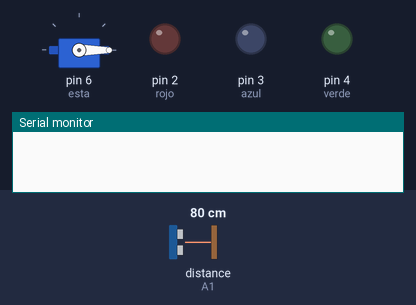
Bench run of a sketch on a simulated Arduino Uno, built with avr-gcc and run on an emulated ATmega328P. Shown: servo, output pins drawn as LEDs (lit = HIGH), the last lines printed to the serial monitor. Inputs (shaded band) come from the test bench; at power-on: distance to the obstacle (sensor on A1) 80 cm. The echo pulse lasts 58.3 µs per cm; pins used as bus, display or sensor lines are not drawn.

Above: at 1.2 s.
1.3 s: distance to the obstacle (sensor on A1) set to 30 cm
At 4.6 s:
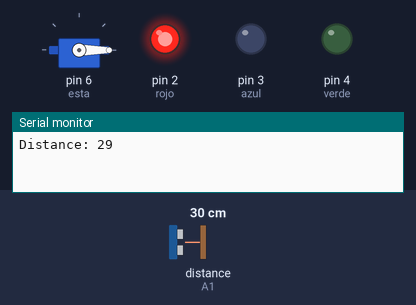
5.5 s: distance to the obstacle (sensor on A1) set to 25 cm
At 24.7 s:
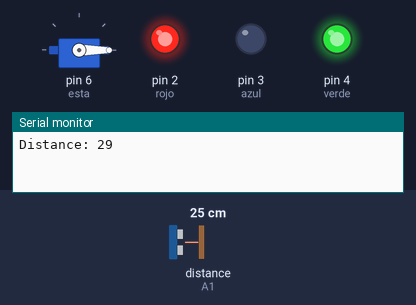
Timing chart, 0 to 45.5 s (numbered marks = the images above; inputs shaded):
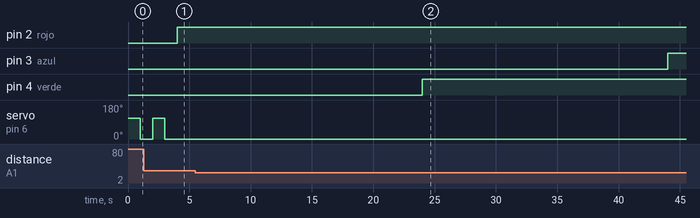

The sketch:

diego_proyecto.ino
```cpp
#include <Servo.h>
Servo esta;
// defines pins numbers
const int trigPin = 1;
const int echoPin = A1;

// defines variables
long duration;
int distance;

int rojo = 2;
int azul = 3;
int verde = 4;
int A = 13;

void setup() {
pinMode(trigPin, OUTPUT); // Sets the trigPin as an Output
pinMode(echoPin, INPUT); // Sets the echoPin as an Input
pinMode(rojo,OUTPUT);
pinMode(azul,OUTPUT);
pinMode(verde,OUTPUT);
esta.attach(6);
Serial.begin(9600); // Starts the serial communication
digitalWrite(13, HIGH);
}

void loop() {
  esta.write(110);
delay(1000);
esta.write(0);
delay(1000);
// Clears the trigPin
digitalWrite(trigPin, LOW);
delayMicroseconds(2);

// Sets the trigPin on HIGH state for 10 micro seconds
digitalWrite(trigPin, HIGH);
delayMicroseconds(10);
digitalWrite(trigPin, LOW);

// Reads the echoPin, returns the sound wave travel time in microseconds
duration = pulseIn(echoPin, HIGH);

// Calculating the distance
distance= duration*0.034/2;

// Prints the distance on the Serial Monitor
Serial.print("Distance: ");
Serial.println(distance);


if (distance > 25 ){
  esta.write(110);
delay(1000);
esta.write(0);
delay(1000);
  digitalWrite(rojo,HIGH);
  delay(20000);
  digitalWrite(verde,HIGH);
  delay(20000);
  digitalWrite(azul,HIGH);
  delay(20000);
}

if (distance < 20 ){
  esta.write(110);
delay(1000);
esta.write(0);
delay(1000);
 digitalWrite(rojo,HIGH);
  delay(2000);
  digitalWrite(azul,HIGH);
  delay(2000);
  digitalWrite(azul,HIGH);
  delay(2000);
  digitalWrite(rojo,HIGH);
  delay(2000);
  digitalWrite(verde,HIGH);
  delay(2000);
  digitalWrite(verde,HIGH);
  delay(2000);
}
esta.write(110);
delay(1000);
esta.write(0);
delay(1000);
}
```

Measured:
- the behaviour switches between 27 and 26 cm on distance to the obstacle (sensor on A1) (found by bisection; images 1 and 2)
